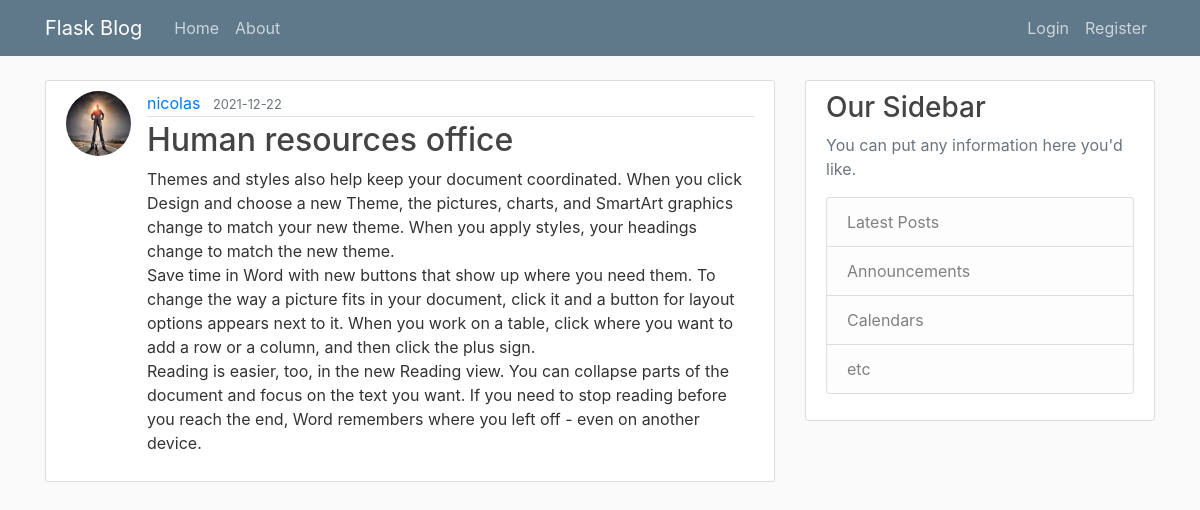
Screenshot of /post/3 with the database file from the repository.
### blog/models.py (models this page shows, shortened)
class User(db.Model, UserMixin):
    id = db.Column(db.Integer, primary_key=True)
    username = db.Column(db.String(20),
                         unique=True,
                         nullable=False)
    email = db.Column(db.String(120),
                      unique=True,
                      nullable=False)
    image_file = db.Column(db.String(20),
                           nullable=False,
                           default='default.jpg')
    password = db.Column(db.String(60),
                         nullable=False)
    posts = db.relationship('Post', backref='author', lazy=True)

class Post(db.Model):
    id = db.Column(db.Integer, primary_key=True)
    title = db.Column(db.String(100),
                      nullable=False)
    date = db.Column(db.DateTime, nullable=False, default=datetime.utcnow)
    content = db.Column(db.Text,
                        nullable=False)
    user_id = db.Column(db.Integer, db.ForeignKey('user.id'), nullable=False)

### blog/routes.py (the view)
@app.route("/post/<int:post_id>")
def post(post_id):
    post = Post.query.get_or_404(post_id)
    return render_template('post.html', title='post.title', post=post)

### blog/templates/post.html (shortened to what this page needs)
{% extends 'base.html' %}
{% block content %}
    <article class="media content-section">
        <img src="{{ url_for('static', filename='profile/'+ post.author.image_file) }}" class="rounded-circle article-img" alt="">
        <div class="media-body">
        <div class="article-metadata">
            <a class="mr-2" href="{{ url_for('user_posts', username=post.author.username) }}">{{ post.author.username }}</a>
            <small class="text-muted">{{ post.date.strftime('%Y-%m-%d') }}</small>
        </div>
        <h2 class="article-title">{{ post.title }}</h2>
        <p class="article-content">{{ post.content }}</p>
        </div>
    </article>
{% endblock %}

### blog/static/main.css (style rules this page uses)
body { background: #fafafa; color: #333333; margin-top: 5rem; }
h1, h2, h3, h4, h5, h6 { color: #444444; }
.content-section { background: #ffffff; padding: 10px 20px; border: 1px solid #dddddd; border-radius: 3px; margin-bottom: 20px; }
.article-title { color: #444444; }
.article-content { white-space: pre-line; }
.article-img { height: 65px; width: 65px; margin-right: 16px; }
.article-metadata { padding-bottom: 1px; margin-bottom: 4px; border-bottom: 1px solid #e3e3e3 }

### rows the page displays
User: image_file (picture), author.username "nicolas"
Post: date "2021-12-22", title "Human resources office", content "Themes and styles also help keep your document coordinated. When you click Design and choose a new Theme, the pictures, charts, and SmartArt graphics change to match your new theme. When you apply styles, your headings change to match the new theme. Save time in Word with new buttons that show up where you need them. To change the way a picture fits in your document, click it and a button for layout options appears next to it. When you work on a table, click where you want to add a row or a column, and then click the plus sign. Reading is easier, too, in the new Reading view. You can collapse parts of the document and focus on the text you want. If you need to stop reading before you reach…"
